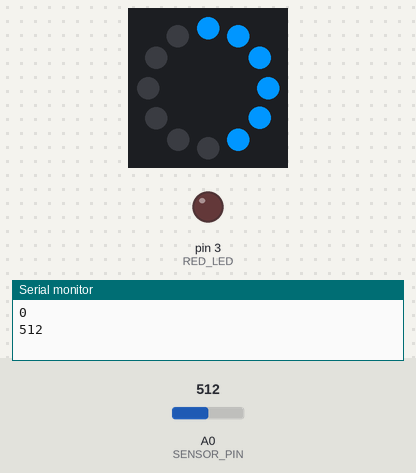
A sketch run on a simulated Arduino Uno, built with avr-gcc and run on an emulated ATmega328P. Shown: 12 RGB LEDs in a ring, first at the top, clockwise, output pins drawn as LEDs (lit = HIGH), the last lines printed to the serial monitor. Inputs (shaded band) come from the test bench; at power-on: A0 (SENSOR_PIN) = 512.

Above: at 1.8 s.
1.9 s: A0 (SENSOR_PIN) set to 901
At 2.9 s:
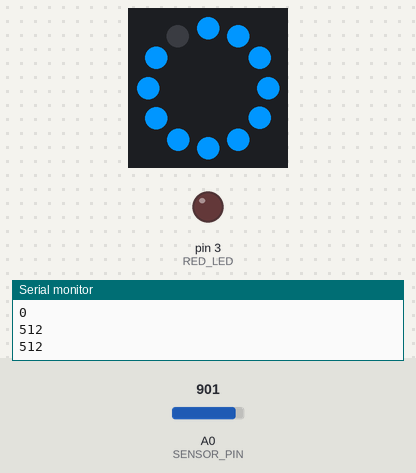
3.5 s: A0 (SENSOR_PIN) set to 935
At 4.5 s:
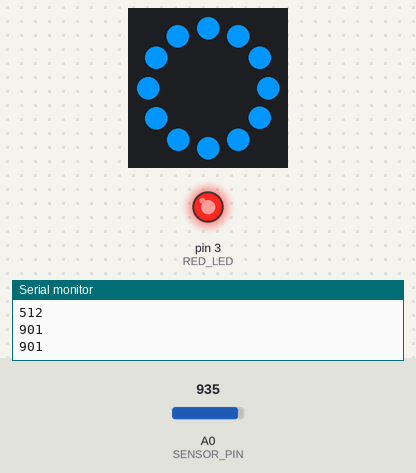
5.5 s: A0 (SENSOR_PIN) set to 0
At 7.1 s:
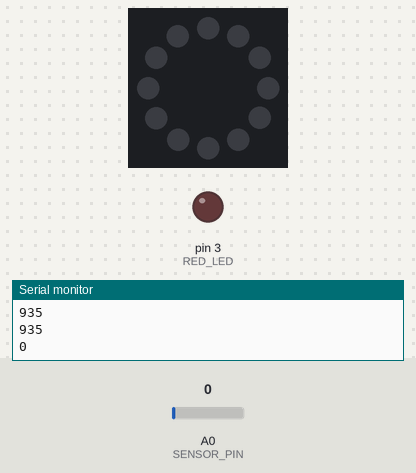
7.5 s: A0 (SENSOR_PIN) set to 72
9.2 s: A0 (SENSOR_PIN) set to 85
At 11.2 s:
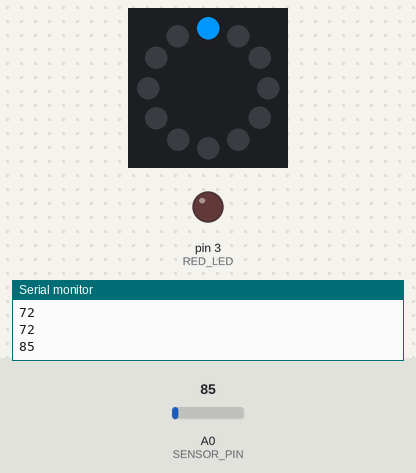
11.5 s: A0 (SENSOR_PIN) set to 1023
At 12.9 s:
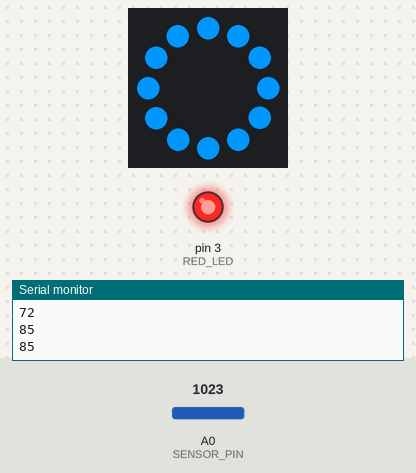
Timing chart, 0 to 14.5 s (numbered marks = the images above; inputs shaded):
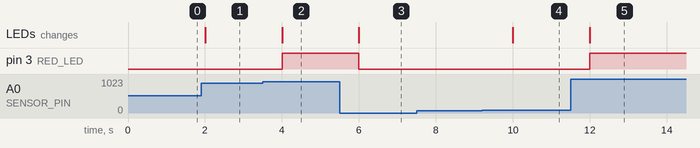

Measured:
- the behaviour switches between 917 and 918 on A0 (SENSOR_PIN) (found by bisection; images 1 and 2)
- the behaviour switches between 76 and 77 on A0 (SENSOR_PIN) (found by bisection; images 3 and 4)
- after the input at 1.9 s, the LEDs: change after 0.10 s (image 1)
- after the input at 3.5 s, pin 3 (RED_LED): LOW → HIGH after 0.50 s; the LEDs: change after 0.50 s (image 2)
- after the input at 5.5 s, pin 3 (RED_LED): HIGH → LOW after 0.50 s; the LEDs: change after 0.50 s (image 3)
- after the input at 9.2 s, the LEDs: change after 0.80 s (image 4)
- after the input at 11.5 s, pin 3 (RED_LED): LOW → HIGH after 0.50 s; the LEDs: change after 0.50 s (image 5)

The sketch:

exercise3_tinkercad.ino
```cpp
/*
 * Group 27
 * John Dickson
 * Sebastian Vingård Larsson
 * Oliver Hansson
 * Submission Code: XlvS5W
*/

#include <Adafruit_NeoPixel.h> // neopixel ring library

// defining our pins
#define PIXEL_PIN   6 // neoring
#define PIXEL_COUNT 12 // neoring pixel count
#define RED_LED     3 // red led
#define SENSOR_PIN  A0 // ldr sensor

// INTERRUPT_FREQ is in seconds
#define CLOCK_SPEED 16000000
#define PRESCALER 1024
#define INTERRUPT_FREQ 1

// initializing our NeoPixel ring
Adafruit_NeoPixel ring(PIXEL_COUNT, PIXEL_PIN, NEO_GRB + NEO_KHZ800);

// initializing our light values to compare for updates
uint16_t g_lightValue; // ldr is 10 bit based so we need 16bit int
volatile uint16_t g_newLightValue; // same here
volatile bool g_shouldToggleLEDs = false; // control bool for toggle
volatile bool g_readSensor = false;  // control bool for interrupt routing and updating


// setup function
void setup(void) {
  // begin serial reader
  Serial.begin(9600);
  // just variable mumbo jumbo giving both the initialized variables an arbitrary starting value
  g_lightValue = g_newLightValue = 0;
  // setting red LEDs pinmode
  pinMode(RED_LED, OUTPUT);
  // red LED digitalWrite
  digitalWrite(RED_LED, LOW);

  ring.begin(); // start ring
  ring.show(); // clear ring

  // set up the interrupt functionality
  // to perform an interrupt once every second
  cli(); // stop interrupts

  TCCR1A = 0; // set TCCR1A reg to 0
  TCCR1B = 0; // set TCCR1B reg to 0
  TCNT1 =  0; // init counter to 0

  // IMPORTANT! Value MUST be less than 65536 for
  // timer1. Even less for timer0 and timer2.
  // Set compare match regs to 1Hz (1 second)
  OCR1A = CLOCK_SPEED / (INTERRUPT_FREQ * PRESCALER) - 1; // (16*10⁶) / (1 * 1024) - 1

  // Turn on CTC mode
  TCCR1B |= (1 << WGM12);

  // Set CS10 and CS12 bits for the 1024 prescaler
  TCCR1B |= (1 << CS12) | (1 << CS10);

  // Enable timer compare interrupt
  TIMSK1 |= (1 << OCIE1A);

  sei(); // allow interrupts
}


// main loop
void loop() {

  	// if to ensure we only update if the value has changed
  	if (g_readSensor) {
    	// for debugging/calibrating
	    Serial.println(g_lightValue);
  		// read the sensor
    	g_newLightValue = analogRead(SENSOR_PIN);
      	g_readSensor = false;
  	}

  	// if the old lightValue and the new are different
  	// then we go into the logic to light LEDs according to value
	if ((g_shouldToggleLEDs = (g_lightValue != g_newLightValue))) {
  		g_lightValue = g_newLightValue;

    	// map to set a span of values of which we operate within
    	// our ldr is extremely narrow for some reason
    	int ledCount = map(g_lightValue, 0, 918, 0, PIXEL_COUNT);

    	// constrain to valid range
    	ledCount = constrain(ledCount, 0, PIXEL_COUNT);

    	// clear the ring
    	ring.clear();

    	// loop through the individual LEDs and light each one individually
    	// based on values read via light sensor
    	for (int i = 0; i < ledCount; i++) {
    		ring.setPixelColor(i, ring.Color(0, 150, 255)); // blue-ish
    	}

	    // send data to ring to light what is supposed to link
    	ring.show();

    	// if all pixels in the ring is lit, we light the red LED
	    if (ledCount >= PIXEL_COUNT) {
    		digitalWrite(RED_LED, HIGH);
	    } else { // otherwise we dont
    		digitalWrite(RED_LED, LOW);
    	}
      	// reset toggle to false
	    g_shouldToggleLEDs = false;
    }
}

// Interrupt Service Routine
ISR(TIMER1_COMPA_vect) {
  	// read sensor every interrupt by setting true here so that the loop knows to read
	g_readSensor = true;
}
```
